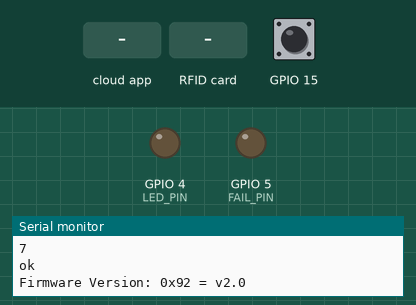
Bench run of a program on a simulated ESP8266 (NodeMCU). Parts: output pins drawn as LEDs (lit = HIGH), the last lines printed to the serial monitor. Dashed ring = blinking. The test bench sets the inputs (shaded band); at power-on: GPIO 15 HIGH. WiFi joins after 1.5 s; servers stay silent unless stated; the Firebase database answers and starts empty.

Above: at 2.7 s.
2.8 s: the phone or cloud app sets unlockDoor to 1
At 5.6 s:
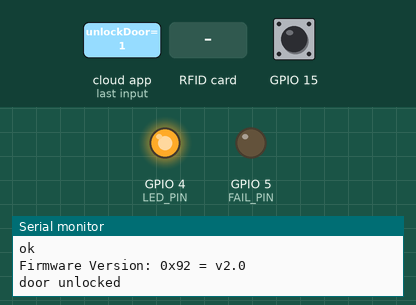
5.8 s: RFID card 5E 7A 19 C4 held to the reader
At 6.7 s:
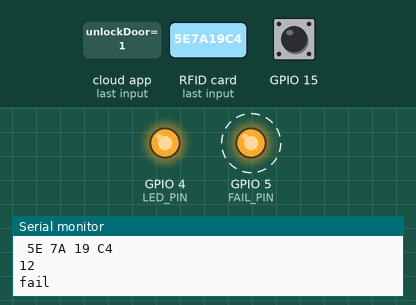
11.8 s: RFID card 5E 7A 19 C4 held to the reader
At 12.7 s:
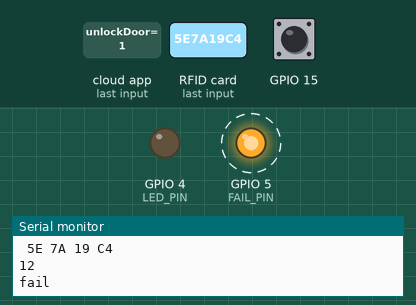
Timing chart, 0 to 15.8 s (numbered marks = the images above; inputs shaded):
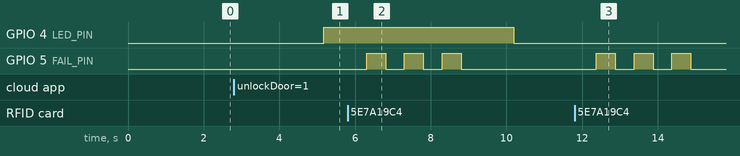

The program:

main.cpp
```cpp
#include <sstream>
#include <ArduinoJson.h>
#include <Arduino.h>
#if defined(ESP32)
#include <WiFi.h>
#elif defined(ESP8266)
#include <ESP8266WiFi.h>
#endif
#include <Firebase_ESP_Client.h>
#include <TimeLib.h>
#include <Ethernet.h>
#include <EthernetUdp.h>
#include <WiFiUdp.h>

// Provide the token generation process info.
#include "addons/TokenHelper.h"
// Provide the RTDB payload printing info and other helper functions.
#include "addons/RTDBHelper.h"

#include <SPI.h>
#include <MFRC522.h>
#define SS_PIN 2   // D4
#define RST_PIN 0  // D3
#define LED_PIN 4  // D2
#define FAIL_PIN 5 // D1

#define WIFI_SSID "Apto 1208"
#define WIFI_PASSWORD "lafayette13"

#define API_KEY "AIzaSyDqLj5ncPkpaS3L4IoI9ATQmgRCa3uXOVo"

#define DATABASE_URL "https://fir-c0626-default-rtdb.firebaseio.com/"

// Define Firebase Data object
FirebaseData fbdo;
FirebaseAuth auth;
FirebaseConfig config;

MFRC522 mfrc522(SS_PIN, RST_PIN);
int statuss = 0;
int out = 0;

unsigned long sendDataPrevMillis = 0;
int count = 0;
bool signupOK = false;
String username = "null";
bool unlockDoor = false;
String password = "null";
String cardId = "null";
int startTime = 0;
int endTime = 0;
bool sendNotificacion = false;
bool cardScan = false;
bool doorbellPressed = false;
unsigned long unlockTime = 0;
bool relockDoorFlag = false;
unsigned long updateLockState = 0;
bool grantAccess = false;
unsigned long scanTimer = 0;
std::stringstream sstm;
std::stringstream sstm2;
std::string query;
std::string query2;
std::string sValue;
String scanValue;
FirebaseJsonArray event;
std::stringstream sstm3;
std::string query3;
std::stringstream sstm4;
std::string query4;
IPAddress timeServer(132, 163, 97, 6);
const int timeZone = -3;
// EthernetUDP Udp;
WiFiUDP Udp;
unsigned int localPort = 8888;
int loopInt = 0;

ICACHE_RAM_ATTR void doorBell()
{
  Serial.println("doorbel pressed");
  doorbellPressed = true;
  return;
}

void cardAccess()
{
  cardScan = true;
  if (Firebase.RTDB.setBool(&fbdo, "profile/flags/0/cardScan", cardScan))
  {
    cardScan = false;
  }
}

const int NTP_PACKET_SIZE = 48;     // NTP time is in the first 48 bytes of message
byte packetBuffer[NTP_PACKET_SIZE]; // buffer to hold incoming & outgoing packets
void sendNTPpacket(IPAddress &address)
{
  // set all bytes in the buffer to 0
  memset(packetBuffer, 0, NTP_PACKET_SIZE);
  // Initialize values needed to form NTP request
  // (see URL above for details on the packets)
  packetBuffer[0] = 0b11100011; // LI, Version, Mode
  packetBuffer[1] = 0;          // Stratum, or type of clock
  packetBuffer[2] = 6;          // Polling Interval
  packetBuffer[3] = 0xEC;       // Peer Clock Precision
  // 8 bytes of zero for Root Delay & Root Dispersion
  packetBuffer[12] = 49;
  packetBuffer[13] = 0x4E;
  packetBuffer[14] = 49;
  packetBuffer[15] = 52;
  // all NTP fields have been given values, now
  // you can send a packet requesting a timestamp:
  Udp.beginPacket(address, 123); // NTP requests are to port 123
  Udp.write(packetBuffer, NTP_PACKET_SIZE);
  Udp.endPacket();
}
time_t getNtpTime()
{
  while (Udp.parsePacket() > 0)
    ; // discard any previously received packets
  Serial.println("Transmit NTP Request");
  sendNTPpacket(timeServer);
  uint32_t beginWait = millis();
  while (millis() - beginWait < 5000)
  {
    int size = Udp.parsePacket();
    if (size >= NTP_PACKET_SIZE)
    {
      Serial.println("Receive NTP Response");
      Udp.read(packetBuffer, NTP_PACKET_SIZE); // read packet into the buffer
      unsigned long secsSince1900;
      // convert four bytes starting at location 40 to a long integer
      secsSince1900 = (unsigned long)packetBuffer[40] << 24;
      secsSince1900 |= (unsigned long)packetBuffer[41] << 16;
      secsSince1900 |= (unsigned long)packetBuffer[42] << 8;
      secsSince1900 |= (unsigned long)packetBuffer[43];
      return secsSince1900 - 2208988800UL + timeZone * SECS_PER_HOUR;
    }
  }
  Serial.println("No NTP Response :-(");
  return 0; // return 0 if unable to get the time
}

void setup()
{
  Serial.begin(9600);
  WiFi.begin(WIFI_SSID, WIFI_PASSWORD);
  Serial.print("Connecting to Wi-Fi");
  while (WiFi.status() != WL_CONNECTED)
  {
    Serial.print(".");
    delay(300);
  }
  Serial.println();
  Serial.print("Connected with IP: ");
  Serial.println(WiFi.localIP());
  Serial.println();

  Udp.begin(localPort);
  setSyncProvider(getNtpTime);

  while (timeStatus() == timeNotSet)
  {
    Serial.println("waitinggg");
  }

  Serial.println(hour());

  /* Assign the api key (required) */
  config.api_key = API_KEY;

  /* Assign the RTDB URL (required) */
  config.database_url = DATABASE_URL;

  /* Sign up */
  if (Firebase.signUp(&config, &auth, "", ""))
  {
    Serial.println("ok");
    signupOK = true;
  }
  else
  {
    Serial.printf("%s\n", config.signer.signupError.message.c_str());
  }

  /* Assign the callback function for the long running token generation task */
  config.token_status_callback = tokenStatusCallback; // see addons/TokenHelper.h

  Firebase.begin(&config, &auth);
  Firebase.reconnectWiFi(true);
  pinMode(15, INPUT);
  pinMode(LED_PIN, OUTPUT);
  pinMode(FAIL_PIN, OUTPUT);
  attachInterrupt(digitalPinToInterrupt(15), doorBell, FALLING);

  SPI.begin();
  mfrc522.PCD_Init();
  mfrc522.PCD_DumpVersionToSerial();
}

void loop()
{
  if (unlockTime == 0 && (millis() - updateLockState) > 5000)
  {
    Firebase.RTDB.getBool(&fbdo, "profile/flags/0/unlockDoor");
    if (fbdo.boolData())
    {
      unlockDoor = fbdo.boolData();
    }
  }

  if (unlockDoor)
  {
    digitalWrite(LED_PIN, HIGH);
    unlockTime = millis();
    Firebase.RTDB.setBool(&fbdo, "profile/flags/0/unlockDoor", unlockDoor);
    Serial.println("door unlocked");
    unlockDoor = false;
    relockDoorFlag = true;
  }
  if (relockDoorFlag && ((millis() - unlockTime) > 5000))
  {
    digitalWrite(LED_PIN, LOW);
    Firebase.RTDB.setBool(&fbdo, "profile/flags/0/unlockDoor", unlockDoor);
    Serial.println("door locked");
    unlockTime = 0;
    relockDoorFlag = false;
  }

  if (doorbellPressed)
  {
    if (Firebase.RTDB.setBool(&fbdo, "profile/flags/0/doorBell", doorbellPressed))
    {
      doorbellPressed = false;
    }
  }

  if (mfrc522.PICC_IsNewCardPresent() && (millis() - scanTimer) > 6000) // previene que puedas escanear la tarjeta multiples veces seguidas
  {
    scanTimer = millis();
    if (mfrc522.PICC_ReadCardSerial())
    {
      Serial.println("card true");
      Firebase.RTDB.setBool(&fbdo, "profile/flags/0/cardScan", true);
      cardScan = true;
      // Firebase.RTDB.pushArray(&fbdo, "/profile/listOfEvents", &event);
    }
  }

  if (cardScan)
  {
    scanValue = "";
    for (byte i = 0; i < mfrc522.uid.size; i++)
    {
      Serial.print(mfrc522.uid.uidByte[i] < 0x10 ? " 0" : " ");
      Serial.print(mfrc522.uid.uidByte[i], HEX);
      scanValue.concat(String(mfrc522.uid.uidByte[i] < 0x10 ? " 0" : " "));
      scanValue.concat(String(mfrc522.uid.uidByte[i], HEX));
    }
    scanValue.toUpperCase();
    Serial.println("");
    Serial.println(scanValue.length());
    scanValue = scanValue.substring(1, 12);
    cardScan = false;
    Firebase.RTDB.getInt(&fbdo, "profile/numCards");
    sValue = "profile/cards/";

    /* Firebase.RTDB.getArray(&fbdo, "profile/listOfEvents");
    event = fbdo.jsonArray();
    Firebase.RTDB.pushArray(&fbdo, "profile/listOfEvents", &event);
    */
    loopInt = fbdo.intData();
    for (int z = 0; z < loopInt; z++)
    {
      sstm.str("");
      sstm << sValue << z << "/id";
      query = sstm.str();
      sstm2.str("");
      sstm2 << sValue << z << "/enabled";
      query2 = sstm2.str();
      Firebase.RTDB.getString(&fbdo, query);
      Serial.println(fbdo.stringData());
      if (scanValue.compareTo(fbdo.stringData()) == 0)
      {
        Serial.println("success");
        Serial.println(query2.c_str());
        sstm3.str("");
        sstm3 << "profile/flags/0/" << scanValue.c_str();
        query3 = sstm3.str();
        Firebase.RTDB.setBool(&fbdo, query3, true);
        Firebase.RTDB.getBool(&fbdo, query2);
        Serial.println(fbdo.boolData());
        if (fbdo.boolData())
        {
          sstm4.str("");
          sstm4 << sValue << z << "/accessTimes/0/startTime";
          query4 = sstm4.str();
          Firebase.RTDB.getInt(&fbdo, query4);
          startTime = fbdo.intData();
          sstm4.str("");
          sstm4 << sValue << z << "/accessTimes/0/endTime";
          query4 = sstm4.str();
          Firebase.RTDB.getInt(&fbdo, query4);
          endTime = fbdo.intData();
          if (hour() <= endTime && hour() >= startTime)
          {
            unlockDoor = true;
            return;
          }
          else {
            Serial.println("not in access time");
          }
        }
        else
        {
          Serial.println("not enabled");
        }
      }
      Serial.println("card not approved");
    }
    Serial.println("fail");
    digitalWrite(FAIL_PIN, HIGH);
    delay(500);
    digitalWrite(FAIL_PIN, LOW);
    delay(500);
    digitalWrite(FAIL_PIN, HIGH);
    delay(500);
    digitalWrite(FAIL_PIN, LOW);
    delay(500);
    digitalWrite(FAIL_PIN, HIGH);
    delay(500);
    digitalWrite(FAIL_PIN, LOW);
    delay(500);
  }

  if (Firebase.ready() && signupOK && (millis() - sendDataPrevMillis > 15000 || sendDataPrevMillis == 0))
  {
    sendDataPrevMillis = millis();
    if (Firebase.RTDB.getBool(&fbdo, "profile/flags/0/unlockDoor"))
    {
      unlockDoor = fbdo.boolData();
    }
  }
}

// send an NTP request to the time server at the given address
```

Measured:
- after the input at 2.8 s, GPIO 4 (LED_PIN): LOW → HIGH after 2.4 s
- after the input at 5.8 s, GPIO 5 (FAIL_PIN): alternates HIGH for 0.50 s and LOW for 0.50 s, 6 changes in all, then stays LOW, starting after 0.50 s
- after the input at 11.8 s, GPIO 5 (FAIL_PIN): alternates HIGH for 0.50 s and LOW for 0.50 s, starting after 0.57 s
